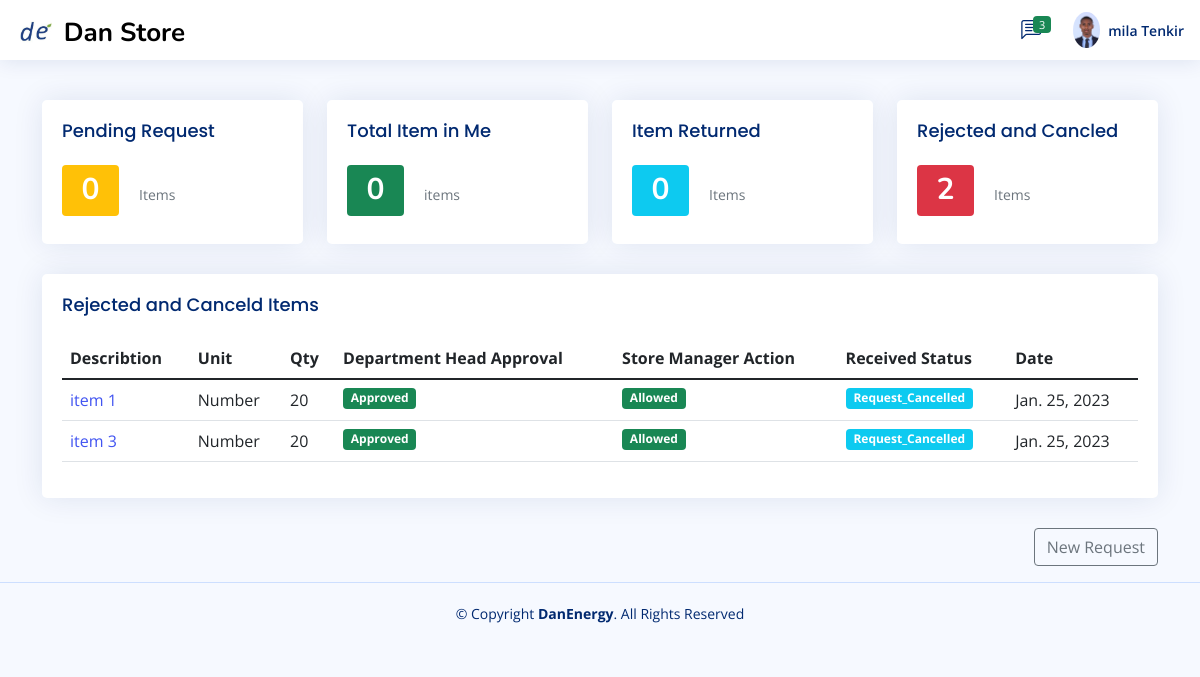
/Employer/Rejected_Canceld (signed in), run on an earlier commit of the app's database.
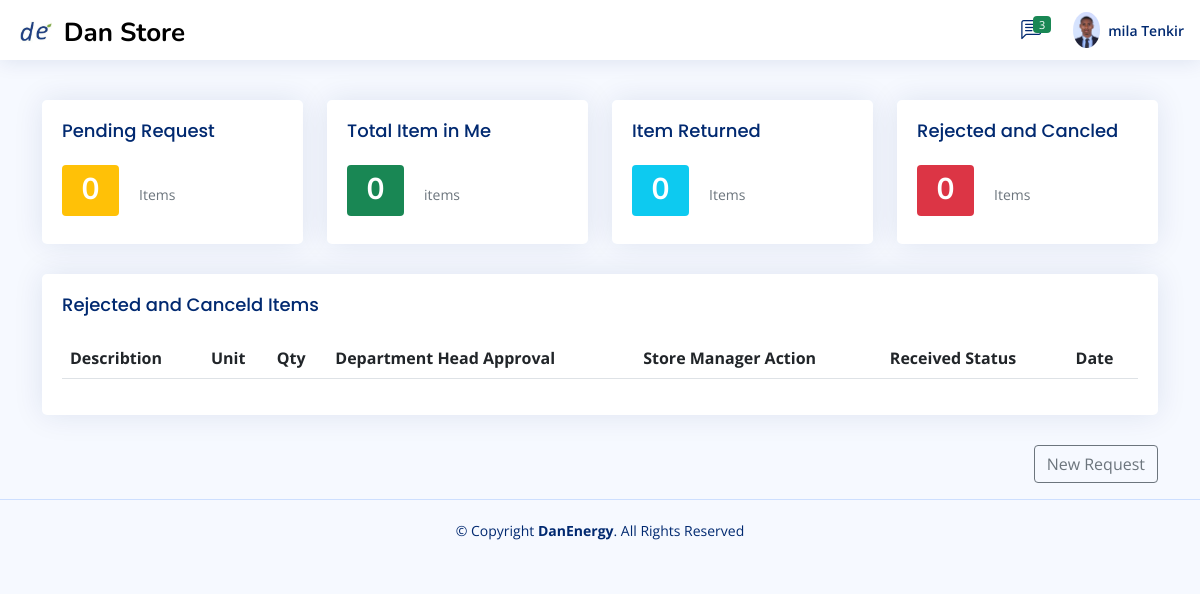
And on a later commit of the database.
### Store_manager/models.py (models this page shows)
class employe_request_form1_permanent(models.Model):
    store_Keeper_action_choice=(
        ('Pending','Pending'),
        ('Allowed','Allowed'),
        ('Reject','Reject'),
        ('Received ','Received'),
    )
    dept_head_action_choice=(
        ('Pending','Pending'),
        ('Approved','Approved'),
        ('Rejected','Rejected'),
    )
    Recival_status=(
        ('Received ','Received'),
        ('Not_Received ','Not_Received'),
        ('Returned','Returned'),
    )
    request_store=models.ForeignKey(allStore,null=True,blank=True,on_delete=models.CASCADE)
    date=models.DateField(auto_now_add=True,null=True)
    dept_head_Action=models.CharField(max_length=200,null=True,choices=dept_head_action_choice,default='Pending')
    Store_Keeper_Action=models.CharField(max_length=200,null=True,choices=store_Keeper_action_choice,default='Pending')
    Recival_status_by_Employer=models.CharField(max_length=200,null=True,choices=Recival_status)
    Request_by=models.CharField(max_length=100,null=True,blank=True)
    Department=models.CharField(max_length=100,null=True,blank=True)
    checkd_by=models.ForeignKey(employ,null=True,blank=True,on_delete=models.CASCADE)
    Description=models.CharField(max_length=100,null=True,blank=True)
    unit=models.CharField(max_length=100,null=True,blank=True)
    req_qty=models.CharField(max_length=100,null=True,blank=True)
    Remark=models.CharField(max_length=100,null=True,blank=True)
    note=models.TextField(max_length=100,null=True,blank=True)
    Type_of_item=models.TextField(max_length=100,null=True,blank=True)
    Serial_No=models.TextField(max_length=100,null=True,blank=True)
    Unique_Name_No=models.TextField(max_length=100,null=True,blank=True)

### Employer/views.py (the view, shortened to what this page needs)
# urls.py: path('Rejected_Canceld',views.Rejected_Canceld,name="Rejected_Canceld"),
def Rejected_Canceld(request):
    users = User.objects.get(id=request.user.id)
    re_employ=employ.objects.get(user=users)
    admin = re_employ
    Request_by=re_employ.Full_Name
    all_emp_request_in_me=employe_request_form1_permanent.objects.filter(Q(Request_by=Request_by) & Q(Store_Keeper_Action='Allowed') & Q(dept_head_Action="Approved") & Q(Recival_status_by_Employer='Received'))
    all_emp_request_retun=employe_request_form1_permanent.objects.filter(Q(Request_by=Request_by) & Q(Store_Keeper_Action='Allowed') & Q(dept_head_Action="Approved") & Q(Recival_status_by_Employer='Returned'))
    all_emp_request_reject=employe_request_form1_permanent.objects.filter(Q(Request_by=Request_by) & Q(Store_Keeper_Action='Reject') | Q(dept_head_Action="Rejected") | Q(Recival_status_by_Employer='Not_Received'))
    all_emp_request_pending=employe_request_form1_permanent.objects.filter(Q(Request_by=Request_by) & ~Q(Store_Keeper_Action='Reject') & ~Q(Recival_status_by_Employer='Received'))
    all_emp_request_pending1=[]
    total_pending=(len(all_emp_request_pending1))
    context={
        'all_emp_request_pending':all_emp_request_pending,
        'all_emp_request_in_me':all_emp_request_in_me,
        'all_emp_request_retun':all_emp_request_retun,
        'all_emp_request_reject':all_emp_request_reject,
        'admin':admin,
        'total_pending':total_pending,
    }
    return render(request,'employe/Rejected_Canceld.html',context)

### Templates/employe/Rejected_Canceld.html (shortened to what the changed rows need)
{% extends 'employe/index.html' %} {% load static %}
{% block table %}
              <div class="col-lg-12">
                <div class="card recent-sales overflow-auto">
                  <div class="card-body">
                    <table class="table datatable">
                      <thead>
                        <tr>
                          <th scope="col">Describtion</th>
                          <th scope="col">Unit</th>
                          <th scope="col">Qty</th>
                          <th scope="col">Department Head Approval</th>
                          <th scope="col">Store Manager Action</th>
                          <th scope="col">Received Status</th>
                          <th scope="col">Date</th>
                        </tr>
                      </thead>
                      <tbody>
                        {% for item in all_emp_request_reject %}
                        <tr>
                          <td><a href="{% url 'view_request' item.id %}">{{item.Description}}</a></td>
                          <td>{{item.unit}}</td>
                          <td>{{item.req_qty}}</td>
                          {% if item.dept_head_Action == 'Pending' %}
                          <td><span class="badge bg-warning text-dark">{{item.dept_head_Action}}</span></td>
                          {% elif item.dept_head_Action == 'Approved' %}
                          <td><span class="badge bg-success">{{item.dept_head_Action}}</span></td>
                          {% elif item.dept_head_Action == 'Rejected' %}
                          <td><span class="badge bg-danger">{{item.dept_head_Action}}</span></td>
                          {% endif %}
                          {% if item.Store_Keeper_Action == "Pending" %}
                          <td><span class="badge bg-warning text-dark">{{item.Store_Keeper_Action}}</span></td>
                          {% elif item.Store_Keeper_Action == 'Allowed' %}
                          <td><span class="badge bg-success">{{item.Store_Keeper_Action}}</span></td>
                          {% elif item.Store_Keeper_Action == 'wait' %}
                          <td><span class="badge bg-info">{{item.Store_Keeper_Action}}</span></td>
                          {% elif item.Store_Keeper_Action == 'Reject' %}
                          <td><span class="badge bg-danger">Rejected</span></td>
                          {% endif %}
                          {% if item.Store_Keeper_Action == "Pending" %}
                          <td>
                            <a class="btn btn-sm btn-success text-dark disabled">Yes</a>
                            <a class="btn btn-sm btn-danger text-dark disabled">No</a>
                          </td>
                          {% elif item.Store_Keeper_Action == 'wait' %}
                          <td>
                            <a class="btn btn-sm btn-success text-dark disabled">Yes</a>
                            <a class="btn btn-sm btn-danger text-dark disabled">No</a>
                          </td>
                          {% elif item.Store_Keeper_Action == 'Allowed' %}
                             {% if item.Recival_status_by_Employer == 'Received' %}
                             <td><span class="badge bg-success">Completed_Request</span></td>
                          {% elif item.Recival_status_by_Employer == 'Not_Received' %}
                          <td><span class="badge bg-info">Request_Cancelled</span></td>
                          {% else  %}
                          <td>
                            <a href="{% url 'approved_accept' item.id %}" class="btn btn-sm btn-success text-dark ">Yes</a>
                            <a href="{% url 'cancel_request' item.id %}" class="btn btn-sm btn-danger text-dark ">No</a>
                          </td>
                            {% endif %}
                          {% elif item.Store_Keeper_Action == 'Reject' %}
                          <td>
                            <span class="badge bg-danger">Request_Rejected</span>
                          </td>
                          {% endif %}
                          <td>{{item.date}}</td>
                        </tr>
                       {% endfor %}
                      </tbody>
                    </table>
                  </div>
                </div>
                </div>
                {% endblock table %}

### Templates/employe/index.html (shortened to what the changed rows need)
{% extends 'base.html' %} {% load static %} {% block content %}
{% block profile1 %}
<main style="margin-top: 100px; " class="container">
    <section class="section">
      {% block employer %}
      <div class="row">
        <div class="col-xxl-3 col-xl-3 col-lg-3 col-md-3">
          <a href="{% url 'pending_item' %}">
          <div class="card info-card revenue-card newshadow">
            <div class="card-body">
              <div class="d-flex align-items-center">
                <div
                  class="card-icon rounded-circle d-flex align-items-center justify-content-center"
                >
                <h1><span class="badge bg-warning">{{total_pending}}</span><h1></h1>
            </div>
              </div>
            </div>
          </div>
        </a>
        </div>
        <div class="col-xxl-3 col-xl-3 col-lg-3 col-md-3">
          <a href="{% url 'total_item_in_me' %}">
          <div class="card info-card revenue-card newshadow">
            <div class="card-body">
              <div class="d-flex align-items-center">
                <div
                  class="card-icon rounded-circle d-flex align-items-center justify-content-center"
                >
                <h1><span class="badge bg-success">{{all_emp_request_in_me.count}}</span><h1></h1>
            </div>
              </div>
            </div>
          </div>
        </a>
        </div>
        <div class="col-xxl-3 col-xl-3 col-lg-3 col-md-3">
          <a href="{% url 'Returned_item' %}">
          <div class="card info-card revenue-card newshadow">
            <div class="card-body">
              <div class="d-flex align-items-center">
                <div
                  class="card-icon rounded-circle d-flex align-items-center justify-content-center"
                >
                <h1><span class="badge bg-info">{{all_emp_request_retun.count}}</span><h1></h1>
            </div>
              </div>
            </div>
          </div>
        </a>
        </div>
        <div class="col-xxl-3 col-xl-3 col-lg-3 col-md-3">
          <a href="{% url 'Rejected_Canceld' %}">
          <div class="card info-card revenue-card newshadow">
            <div class="card-body">
              <div class="d-flex align-items-center">
                <div
                  class="card-icon rounded-circle d-flex align-items-center justify-content-center"
                >
                <h1><span class="badge bg-danger">{{all_emp_request_reject.count}}</span><h1></h1>
            </div>
              </div>
            </div>
          </div>
        </a>
        </div>
      </div>
        <div class="row">
            <div class="col-lg-12">
            <div class="row">
              {% block table %}{% endblock table %}
                </div>
                {% endblock %}
         </div>
         </div>
    </section>
  </main>
  {% endblock profile1 %}
{% endblock %}

What changed in the data, as far as the page shows it:
removed employe_request_form1_permanent: Description "item 1", unit "Number", req_qty "20", dept_head_Action "Approved", Store_Keeper_Action "Allowed", Recival_status_by_Employer "Request_Cancelled", date "Jan. 25, 2023"
removed employe_request_form1_permanent: Description "item 3", unit "Number", req_qty "20", dept_head_Action "Approved", Store_Keeper_Action "Allowed", Recival_status_by_Employer "Request_Cancelled", date "Jan. 25, 2023"
Also different on the page:
{{ all_emp_request_reject.count }}: "2" → "0"
